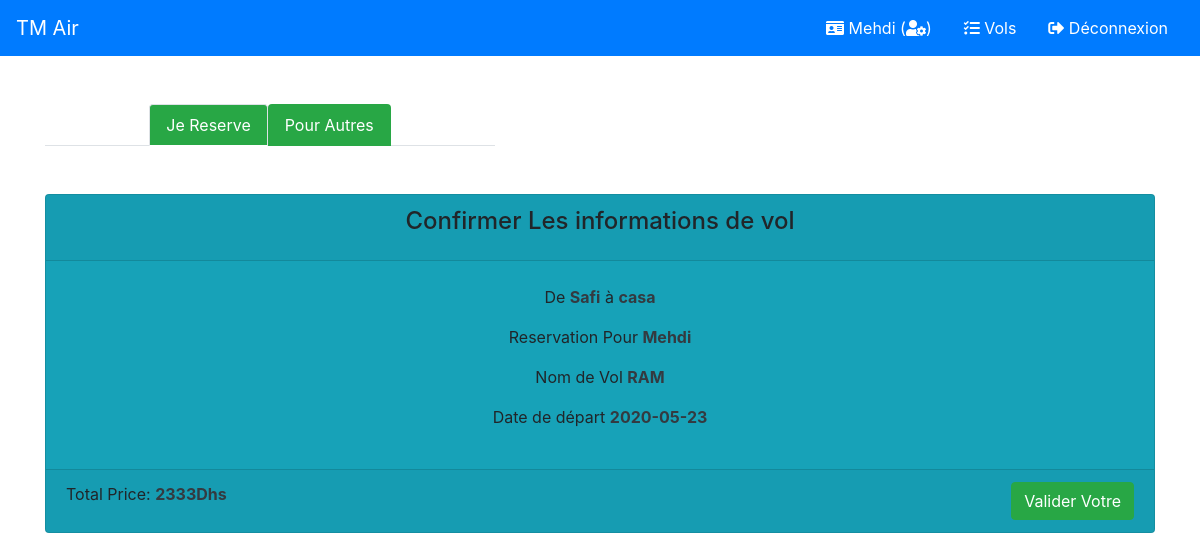
Screenshot of /view/reserve.php?id=12 (signed in) with the database file from the repository.
### tables this page shows
CREATE TABLE `flight` (
  `id_flight` int(11) NOT NULL,
  `n_flight` varchar(50) DEFAULT NULL,
  `depart` varchar(80) DEFAULT NULL,
  `distination` varchar(80) DEFAULT NULL,
  `date_flight` date DEFAULT NULL,
  `hour_flight` int(200) NOT NULL,
  `minute_flight` int(10) NOT NULL,
  `price` int(11) DEFAULT NULL,
  `total_places` int(4) DEFAULT NULL,
  `statut` int(1) DEFAULT NULL,
  `created_at` timestamp NOT NULL DEFAULT current_timestamp() ON UPDATE current_timestamp()
);

### model/Config.php (called while the page is built, shortened)
<?php
 abstract class Config{
    function __construct(){
        $this->mysqli = new mysqli("localhost", "root", "", "vols_mvc");
    }
 }
?>

### model/Vol.php (called while the page is built, shortened)
<?php
require_once("Config.php");
class Vol extends Config{
    private $n_flight;
    private $depart;
    private $distination;
    private $date_flight;
    private $hour_flight;
    private $minute_flight;
    private $price;
    private $total_places;
    private $statut;
    function __construct(){
        $this->id_name = "id_flight";
    }
    public function get_data(){
        return [
            "n_flight"      =>  $this->n_flight,
            "depart"        =>  $this->depart,
            "distination"   =>  $this->distination,
            "date_flight"   =>  $this->date_flight,
            "hour_flight"   =>  $this->hour_flight,
            "minute_flight" =>  $this->minute_flight,
            "price"         =>  $this->price,
            "total_places"  =>  $this->total_places,
            "statut"     =>  $this->statut
        ];
    }
    public function get_by_id($id){
        $query = "SELECT * FROM flight WHERE {$this->id_name} = {$id}";
        $result = $this->mysqli->query($query);
        if($result){
            if($result->num_rows > 0){
                $row = $result->fetch_assoc();
                $this->n_flight     = $row["n_flight"];
                $this->depart       = $row["depart"];
                $this->distination  = $row["distination"];
                $this->date_flight  = $row["date_flight"];
                $this->hour_flight  = $row["hour_flight"];
                $this->minute_flight= $row["minute_flight"];
                $this->price        = $row["price"];
                $this->total_places = $row["total_places"];
                $this->statut       = $row["statut"];
                return $this;
            }else{
                return false;
            }
        }else{
            die("Error in : " . $query . "<br>" . $this->mysqli->error);
        }
    }
}
?>

### view/reserve.php (the view, shortened to what this page needs)
<?php
include("../layout/header.php");
$flight = new Vol();
$flight->get_by_id((int) $_GET['id']);
?>
<div class="container">
    <ul class="nav nav-tabs justify-content-center" style="max-width:450px;">
        <li class="nav-item ">
            <a class="nav-link bg-success text-white active" data-toggle="tab" href="#user">Je Reserve </a>
        </li>
        <li class="nav-item">
            <a class="nav-link bg-success text-white " data-toggle="tab" href="#guest">Pour Autres</a>
        </li>
    </ul>
    <div class="tab-content mx-auto mt-5" >
        <div class="tab-pane container m-0 p-0 active" id="user">
            <div class="card bg-info" >
                <div class="card-header">
                    <h4 class="card-title text-center">Confirmer Les informations de vol</h4>
                </div>
                <div class="card-body p-4 text-center">
                    <p>De <span class="text-dark font-weight-bold"><?php echo $flight->get_data()['depart']?></span> à
                        <span class="text-dark font-weight-bold"><?php echo $flight->get_data()['distination']?></span></p>
                    <p>Reservation Pour <span
                            class="text-dark font-weight-bold"><?php echo $_SESSION['firstname']. ' '.$_SESSION['lastname']?></span></p>
                    <p>Nom de Vol <span class="text-dark font-weight-bold"><?php echo $flight->get_data()['n_flight']?></span></p>
                    <p>Date de départ <span class="text-dark font-weight-bold"><?php echo $flight->get_data()['date_flight']?></span></p>
                </div>
                <div class="card-footer" style="display: flex; justify-content: space-between;">
                    <div>
                        <p class="card-text">Total Price: <span
                                class="text-dark font-weight-bold"><?php echo $flight->get_data()['price']?>Dhs</span></p>
                    </div>
                    <form action="../controller/proc_vol.php" method="POST">
                        <button type="submit" class="btn btn-success mx-auto" name="reserve">Valider Votre </button>
                    </form>
                </div>
            </div>
        </div>
    </div>
</div>
</body>
</html>

### view/style/style.css (style rules this page uses)
body { background-image: url('https://i.pinimg.com/originals/dd/91/4c/dd914c6cca076f8cebb463a81e73e7e5.jpg'); background-size: cover; background-position: center; background-attachment: fixed; }

### rows the page displays
flight: depart "Safi", distination "casa", n_flight "RAM", date_flight "2020-05-23", price "2333"

### other values shown
$_SESSION['firstname'] "Mehdi"
